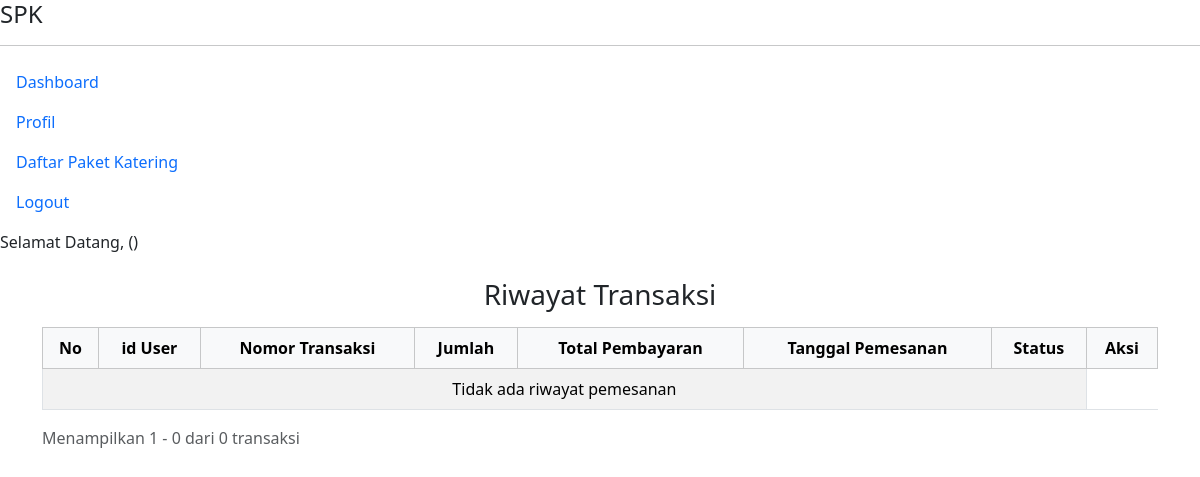
The app's page /pages/riwayat_pemesanan/riwayat_pemesanan_pemilik.php, older data.
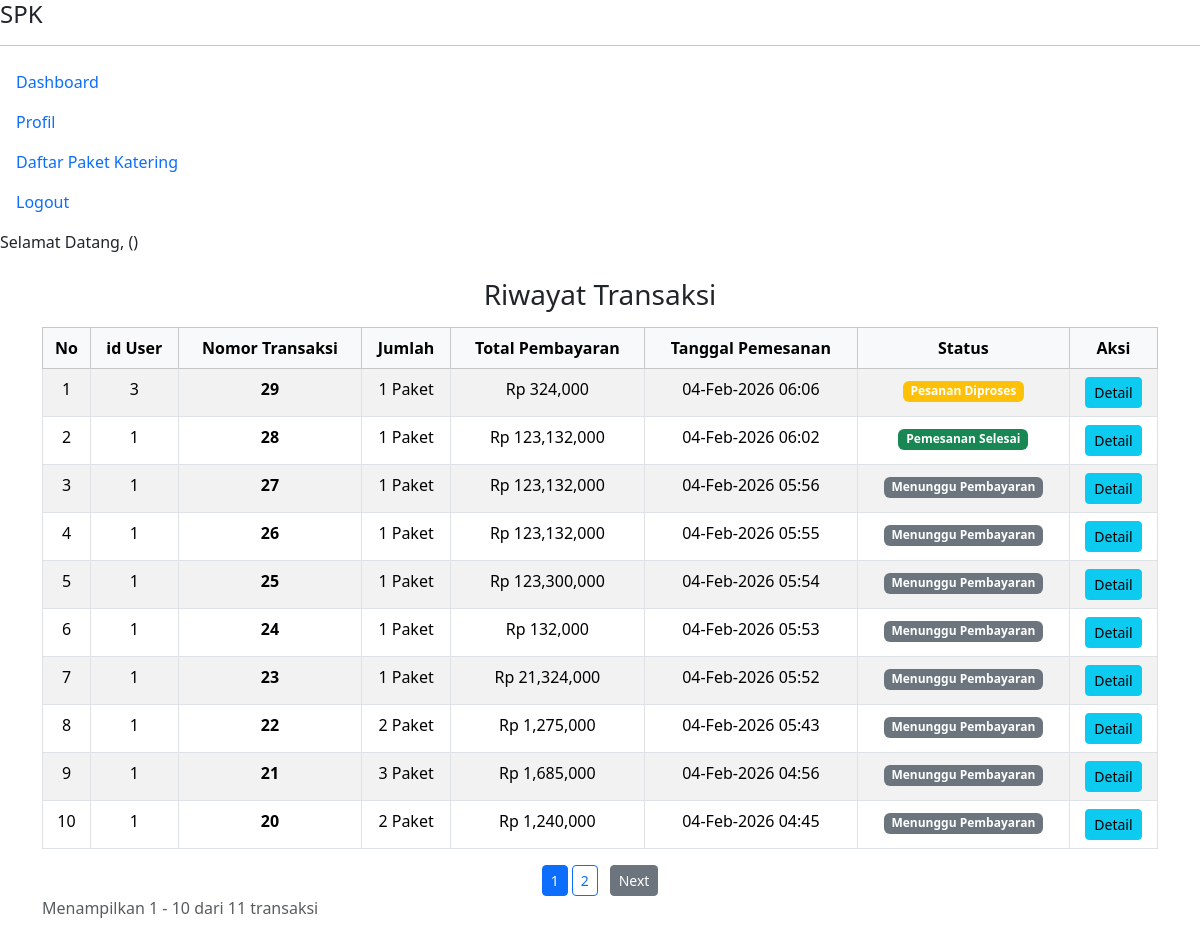
The same page, newer data.
### tables this page shows
CREATE TABLE `transaksi` (
  `id_transaksi` int(10) UNSIGNED NOT NULL,
  `id_user` int(11) NOT NULL,
  `total` decimal(12,2) NOT NULL,
  `tanggal` datetime NOT NULL,
  `status` enum('success','progress','pending','cancel') NOT NULL DEFAULT 'pending'
);

### pages/riwayat_pemesanan/riwayat_pemesanan_pemilik.php (the view, shortened to what this page needs)
<?php
require_once __DIR__ . '/../../pages/layouts/header.php';
require_once __DIR__ . '/../../koneksi.php';
$limit = 10;
$page = $_GET['p'] ?? 1;
$start = ($page - 1) * $limit;
$totalDataQuery = mysqli_query($koneksi, "SELECT COUNT(*) AS total FROM transaksi");
$totalData = mysqli_fetch_assoc($totalDataQuery)['total'];
$totalPage = ceil($totalData / $limit);
$riwayat = mysqli_query($koneksi, "
SELECT
    t.id_transaksi,
    t.id_user,
    t.total,
    t.tanggal,
    t.status,
    COUNT(d.id_detail_transaksi) AS jumlah_item
FROM transaksi t
LEFT JOIN detail_transaksi d ON t.id_transaksi = d.id_transaksi
GROUP BY t.id_transaksi
ORDER BY t.tanggal DESC
LIMIT $start, $limit
");
?>
<div class="container mt-4">
    <h3 class="text-center mb-3">Riwayat Transaksi</h3>
    <table class="table table-bordered table-striped text-center">
        <thead class="table-light">
            <tr>
                <th>No</th>
                <th>id User</th>
                <th>Nomor Transaksi</th>
                <th>Jumlah</th>
                <th>Total Pembayaran</th>
                <th>Tanggal Pemesanan</th>
                <th>Status</th>
                <th>Aksi</th>
            </tr>
        </thead>
        <tbody>
            <?php $no = $start + 1; ?>
            <?php if (mysqli_num_rows($riwayat) > 0): ?>
                <?php while ($data = mysqli_fetch_assoc($riwayat)): ?>
                    <tr>
                        <td><?= $no++ ?></td>
                        <td><?= $data['id_user'] ?></td>
                        <td>
                            <b><?= $data['id_transaksi'] ?></b>
                        </td>
                        <td>
                            <?= $data['jumlah_item'] ?> Paket
                        </td>
                        <td>Rp
                            <?= number_format($data['total']) ?>
                        </td>
                        <td>
                            <?= date('d-M-Y H:i', strtotime($data['tanggal'])) ?>
                        </td>
                        <td>
                            <?php
                            if ($data['status'] == 'success'):
                                echo '<span class="badge bg-success">Pemesanan Selesai</span>';
                            elseif ($data['status'] == 'progress'):
                                echo '<span class="badge bg-warning">Pesanan Diproses</span>';
                            elseif ($data['status'] == 'pending'):
                                echo '<span class="badge bg-secondary">Menunggu Pembayaran</span>';
                            elseif ($data['status'] == 'cancel'):
                                echo '<span class="badge bg-danger">Pemesanan Dibatalkan</span>';
                            endif;
                            ?>
                        </td>
                        <td>
                            <a href="index.php?page=detail_riwayat_pemesanan_pemilik&id_transaksi=<?= $data['id_transaksi'] ?>"
                                class="btn btn-info btn-sm">
                                Detail
                            </a>
                        </td>
                    </tr>
                <?php endwhile; ?>
            <?php else: ?>
                <tr>
                    <td colspan="7">Tidak ada riwayat pemesanan</td>
                </tr>
            <?php endif; ?>
        </tbody>
    </table>
    <div class="d-flex justify-content-center mt-3">
        <?php for ($i = 1; $i <= $totalPage; $i++): ?>
            <a href="?page=riwayat_pemesanan_pemilik&p=<?= $i ?>"
                class="btn btn-sm <?= ($i == $page ? 'btn-primary' : 'btn-outline-primary') ?> me-1">
                <?= $i ?>
            </a>
        <?php endfor; ?>
        <?php if ($page < $totalPage): ?>
            <a href="?page=riwayat_pemesanan_pemilik&p=<?= $page + 1 ?>" class="btn btn-sm btn-secondary ms-2">Next</a>
        <?php endif; ?>
    </div>
    <p class="text-muted">
        Menampilkan
        <?= $start + 1 ?> -
        <?= min($start + $limit, $totalData) ?>
        dari
        <?= $totalData ?> transaksi
    </p>
</div>
<?php
require_once __DIR__ . '/../../pages/layouts/footer.php';
?>

Row changes from the older to the newer data that the page shows:
added transaksi: id_user "3", id_transaksi "29", jumlah_item "1", total "324,000", tanggal "04-Feb-2026 06:06", status "Pesanan Diproses"
added transaksi: id_user "1", id_transaksi "28", jumlah_item "1", total "123,132,000", tanggal "04-Feb-2026 06:02", status "Pemesanan Selesai"
added transaksi: id_user "1", id_transaksi "27", jumlah_item "1", total "123,132,000", tanggal "04-Feb-2026 05:56", status "Menunggu Pembayaran"
added transaksi: id_user "1", id_transaksi "26", jumlah_item "1", total "123,132,000", tanggal "04-Feb-2026 05:55", status "Menunggu Pembayaran"
added transaksi: id_user "1", id_transaksi "25", jumlah_item "1", total "123,300,000", tanggal "04-Feb-2026 05:54", status "Menunggu Pembayaran"
added transaksi: id_user "1", id_transaksi "24", jumlah_item "1", total "132,000", tanggal "04-Feb-2026 05:53", status "Menunggu Pembayaran"
added transaksi: id_user "1", id_transaksi "23", jumlah_item "1", total "21,324,000", tanggal "04-Feb-2026 05:52", status "Menunggu Pembayaran"
added transaksi: id_user "1", id_transaksi "22", jumlah_item "2", total "1,275,000", tanggal "04-Feb-2026 05:43", status "Menunggu Pembayaran"
added transaksi: id_user "1", id_transaksi "21", jumlah_item "3", total "1,685,000", tanggal "04-Feb-2026 04:56", status "Menunggu Pembayaran"
added transaksi: id_user "1", id_transaksi "20", jumlah_item "2", total "1,240,000", tanggal "04-Feb-2026 04:45", status "Menunggu Pembayaran"
Text that changed along with them:
min($start + $limit, $totalData): "0" → "10"
$totalData: "0" → "11"
new list line: "1"
new list line: "2"
text no longer shown: "Tidak ada riwayat pemesanan"
text now shown: "Next"
